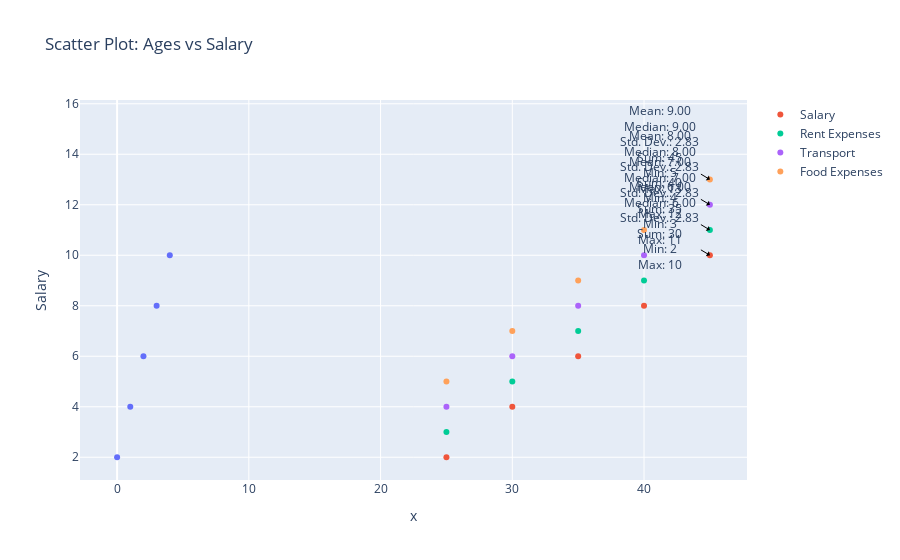

Notebook source saved alongside this figure:
### Code cell
import numpy as np
import plotly.express as px

# Sample data
ages = [25, 30, 35, 40, 45]
salary = [2, 4, 6, 8, 10]
rent_expenses = [3, 5, 7, 9, 11]
transport = [4, 6, 8, 10, 12]
food_expenses = [5, 7, 9, 11, 13]

# Calculate summary statistics for each variable
variables = {'Salary': salary, 'Rent Expenses': rent_expenses, 'Transport': transport, 'Food Expenses': food_expenses}
statistics = {var: {'Mean': np.mean(data), 'Median': np.median(data), 'Std. Dev.': np.std(data),
                    'Sum': np.sum(data), 'Min': np.min(data), 'Max': np.max(data)} for var, data in variables.items()}

# Create scatter plots
fig = px.scatter(y=salary, labels={'y': 'Salary'}, title='Scatter Plot: Ages vs Salary')

# Add scatter traces for each variable
for var, data in variables.items():
    fig.add_scatter(x=ages, y=data, mode='markers', name=var)

    # Add annotations for summary statistics
    fig.add_annotation(x=ages[-1], y=data[-1],
                       text=f"Mean: {statistics[var]['Mean']:.2f}<br>Median: {statistics[var]['Median']:.2f}<br>Std. Dev.: {statistics[var]['Std. Dev.']:.2f}<br>Sum: {statistics[var]['Sum']}<br>Min: {statistics[var]['Min']}<br>Max: {statistics[var]['Max']}",
                       showarrow=True, arrowhead=1, arrowcolor='black', ax=-50, ay=-30)

# Show the plot
fig.show()

### Figure 1 — Plotly figure (JSON) as saved in the notebook; plotly's stock layout.template omitted (floating-point values rounded to 4 significant figures)
{"data": [{"hovertemplate": "x=%{x}<br>Salary=%{y}<extra></extra>", "legendgroup": "", "marker": {"color": "#636efa", "symbol": "circle"}, "mode": "markers", "name": "", "orientation": "v", "showlegend": false, "type": "scatter", "x": [0, 1, 2, 3, 4], "xaxis": "x", "y": [2, 4, 6, 8, 10], "yaxis": "y"}, {"mode": "markers", "name": "Salary", "type": "scatter", "x": [25, 30, 35, 40, 45], "y": [2, 4, 6, 8, 10]}, {"mode": "markers", "name": "Rent Expenses", "type": "scatter", "x": [25, 30, 35, 40, 45], "y": [3, 5, 7, 9, 11]}, {"mode": "markers", "name": "Transport", "type": "scatter", "x": [25, 30, 35, 40, 45], "y": [4, 6, 8, 10, 12]}, {"mode": "markers", "name": "Food Expenses", "type": "scatter", "x": [25, 30, 35, 40, 45], "y": [5, 7, 9, 11, 13]}], "layout": {"annotations": [{"arrowcolor": "black", "arrowhead": 1, "ax": -50, "ay": -30, "showarrow": true, "text": "Mean: 6.00<br>Median: 6.00<br>Std. Dev.: 2.83<br>Sum: 30<br>Min: 2<br>Max: 10", "x": 45, "y": 10}, {"arrowcolor": "black", "arrowhead": 1, "ax": -50, "ay": -30, "showarrow": true, "text": "Mean: 7.00<br>Median: 7.00<br>Std. Dev.: 2.83<br>Sum: 35<br>Min: 3<br>Max: 11", "x": 45, "y": 11}, {"arrowcolor": "black", "arrowhead": 1, "ax": -50, "ay": -30, "showarrow": true, "text": "Mean: 8.00<br>Median: 8.00<br>Std. Dev.: 2.83<br>Sum: 40<br>Min: 4<br>Max: 12", "x": 45, "y": 12}, {"arrowcolor": "black", "arrowhead": 1, "ax": -50, "ay": -30, "showarrow": true, "text": "Mean: 9.00<br>Median: 9.00<br>Std. Dev.: 2.83<br>Sum: 45<br>Min: 5<br>Max: 13", "x": 45, "y": 13}], "legend": {"tracegroupgap": 0}, "title": {"text": "Scatter Plot: Ages vs Salary"}, "xaxis": {"anchor": "y", "domain": [0, 1], "title": {"text": "x"}}, "yaxis": {"anchor": "x", "domain": [0, 1], "title": {"text": "Salary"}}}}
